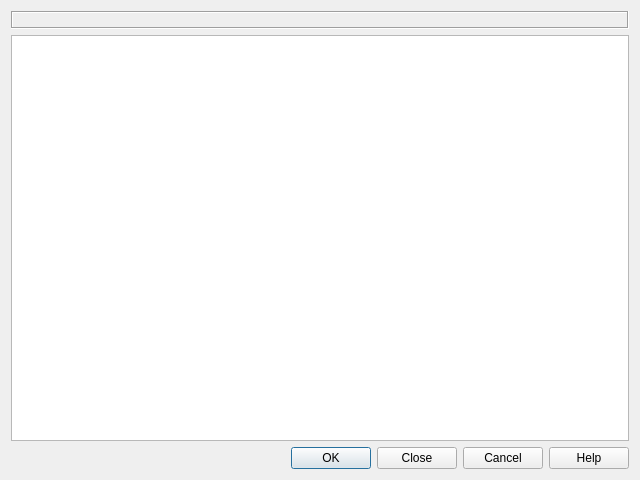
<?xml version="1.0" encoding="UTF-8"?>
<ui version="4.0">
 <class>SqlQueryDialog</class>
 <widget class="QDialog" name="SqlQueryDialog">
  <property name="geometry">
   <rect>
    <x>0</x>
    <y>0</y>
    <width>640</width>
    <height>480</height>
   </rect>
  </property>
  <property name="windowTitle">
   <string>Little Navmap - </string>
  </property>
  <layout class="QVBoxLayout" name="verticalLayout">
   <item>
    <widget class="QLabel" name="label">
     <property name="frameShape">
      <enum>QFrame::Box</enum>
     </property>
     <property name="frameShadow">
      <enum>QFrame::Sunken</enum>
     </property>
     <property name="text">
      <string/>
     </property>
     <property name="wordWrap">
      <bool>true</bool>
     </property>
     <property name="margin">
      <number>5</number>
     </property>
     <property name="textInteractionFlags">
      <set>Qt::LinksAccessibleByMouse|Qt::TextSelectableByMouse</set>
     </property>
    </widget>
   </item>
   <item>
    <widget class="QTableView" name="tableView">
     <property name="showDropIndicator" stdset="0">
      <bool>false</bool>
     </property>
     <property name="selectionMode">
      <enum>QAbstractItemView::SingleSelection</enum>
     </property>
     <property name="selectionBehavior">
      <enum>QAbstractItemView::SelectRows</enum>
     </property>
     <property name="wordWrap">
      <bool>false</bool>
     </property>
     <attribute name="horizontalHeaderMinimumSectionSize">
      <number>3</number>
     </attribute>
     <attribute name="verticalHeaderCascadingSectionResizes">
      <bool>true</bool>
     </attribute>
    </widget>
   </item>
   <item>
    <widget class="QDialogButtonBox" name="buttonBox">
     <property name="orientation">
      <enum>Qt::Horizontal</enum>
     </property>
     <property name="standardButtons">
      <set>QDialogButtonBox::Cancel|QDialogButtonBox::Close|QDialogButtonBox::Help|QDialogButtonBox::Ok</set>
     </property>
    </widget>
   </item>
  </layout>
 </widget>
 <resources/>
 <connections>
  <connection>
   <sender>buttonBox</sender>
   <signal>accepted()</signal>
   <receiver>SqlQueryDialog</receiver>
   <slot>accept()</slot>
   <hints>
    <hint type="sourcelabel">
     <x>248</x>
     <y>254</y>
    </hint>
    <hint type="destinationlabel">
     <x>157</x>
     <y>274</y>
    </hint>
   </hints>
  </connection>
  <connection>
   <sender>buttonBox</sender>
   <signal>rejected()</signal>
   <receiver>SqlQueryDialog</receiver>
   <slot>reject()</slot>
   <hints>
    <hint type="sourcelabel">
     <x>316</x>
     <y>260</y>
    </hint>
    <hint type="destinationlabel">
     <x>286</x>
     <y>274</y>
    </hint>
   </hints>
  </connection>
 </connections>
</ui>
